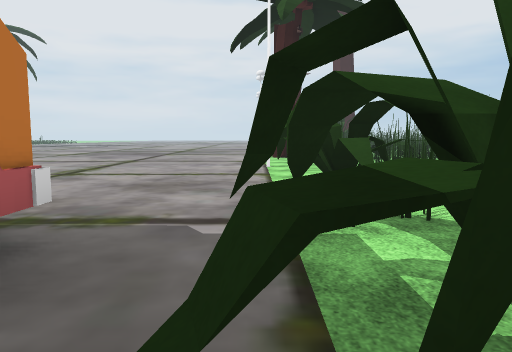
[1] (above)

24 first-person views from a walk through a Unity game level. The camera is 1.4 m above the floor, tilts 6° down and sees 70° across. The floor is counted in squares, 2 m on a side. Each view is taken from the middle of a square. On the plan, view 1 faces up. The plan holds only what a view shows up to about 11 squares ahead; the rest is blank. The place goes on beyond the plan. The player character is not drawn. Some animated figures are not drawn. Some surface patterns are stand-ins.

[2]
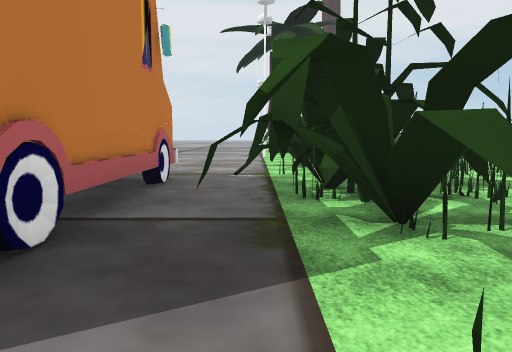

[3]
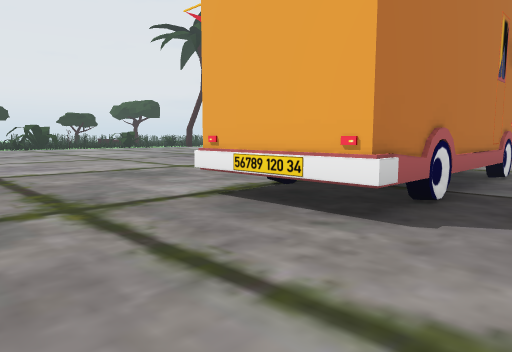

[4]
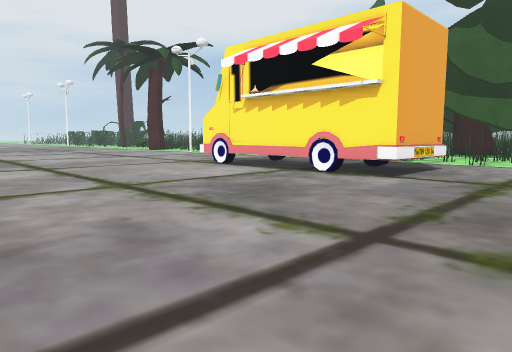

[5]
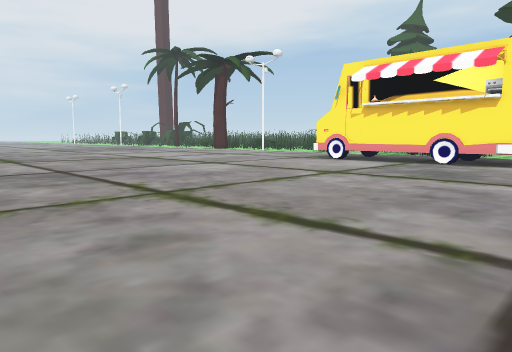

[6]
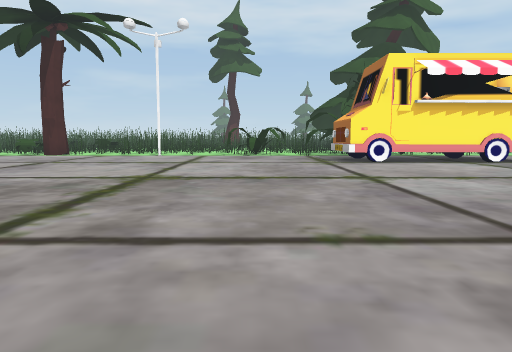

[7]
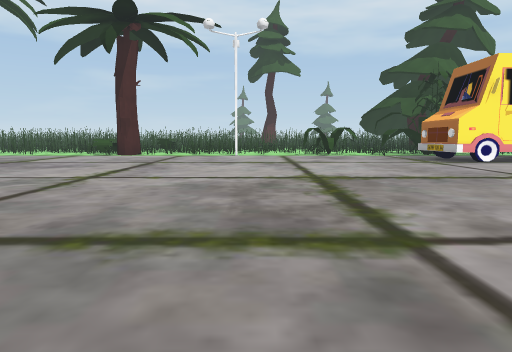

[8]
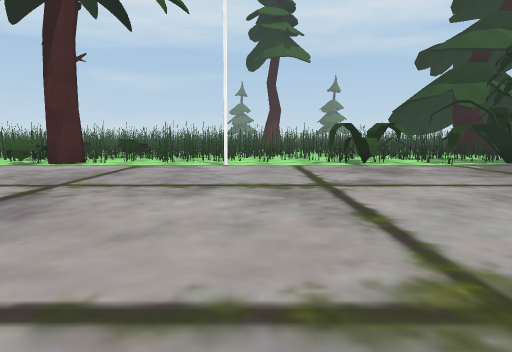

[9]
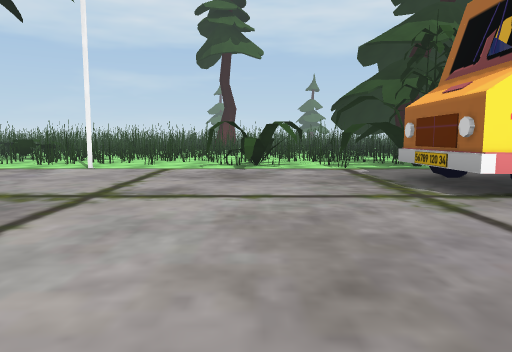

[10]
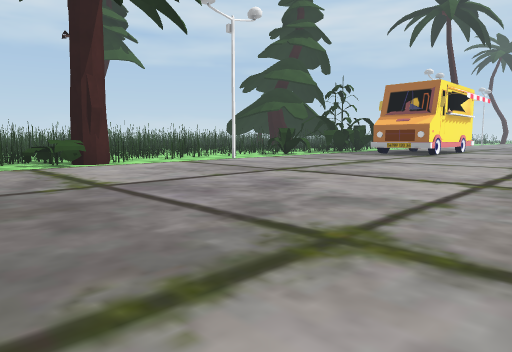

[11]
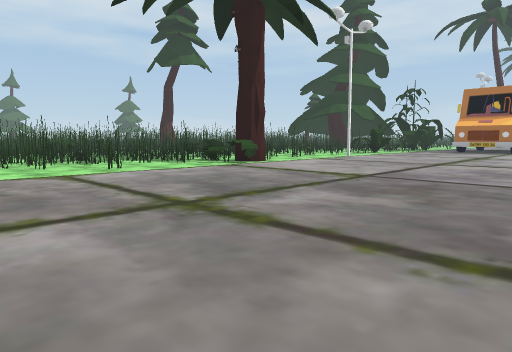

[12]
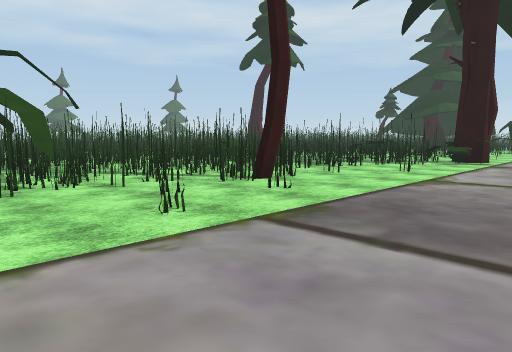

[13]
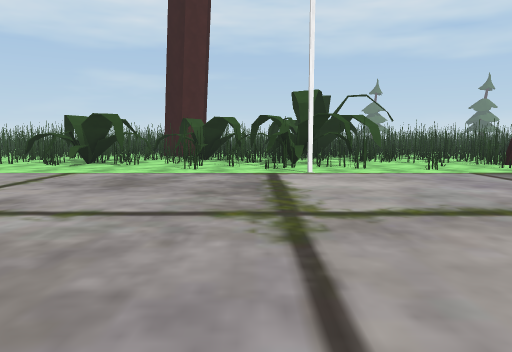

[14]
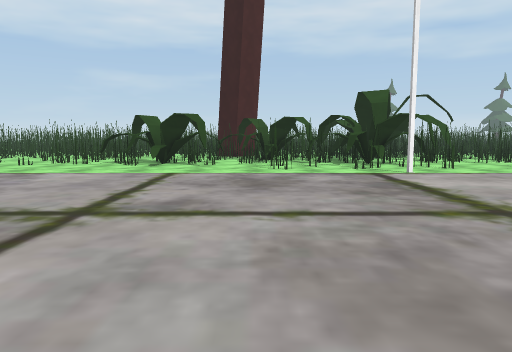

[15]
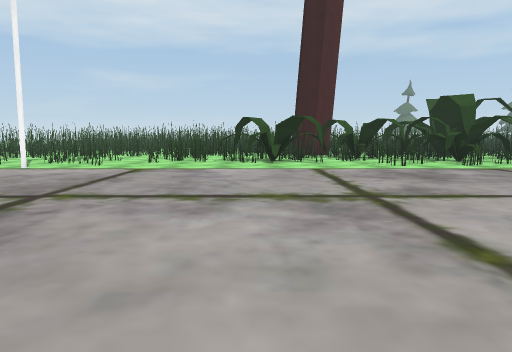

[16]
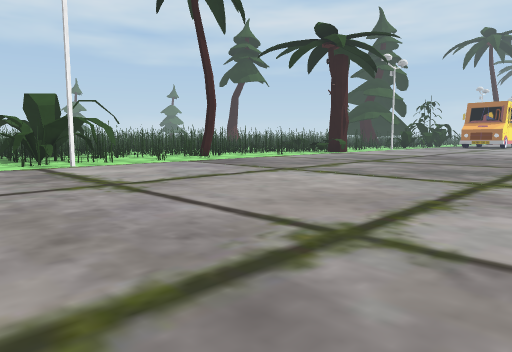

[17]
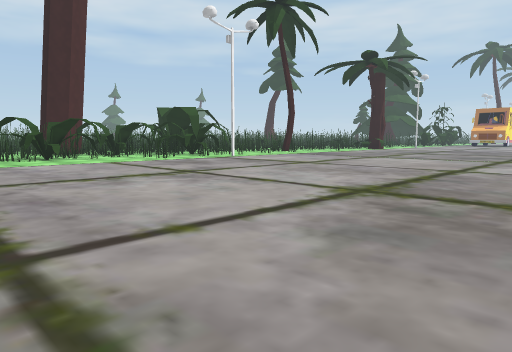

[18]
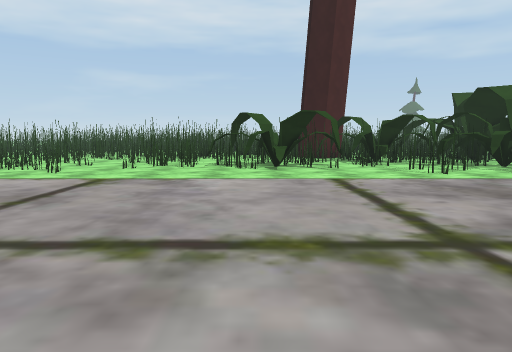

[19]
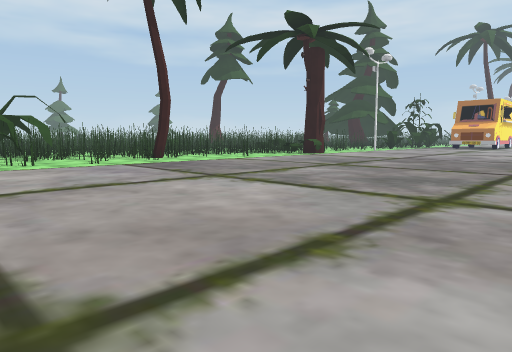

[20]
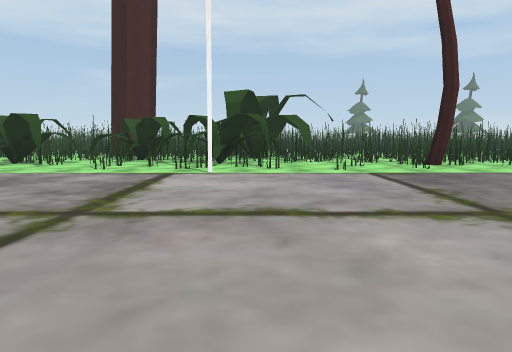

[21]
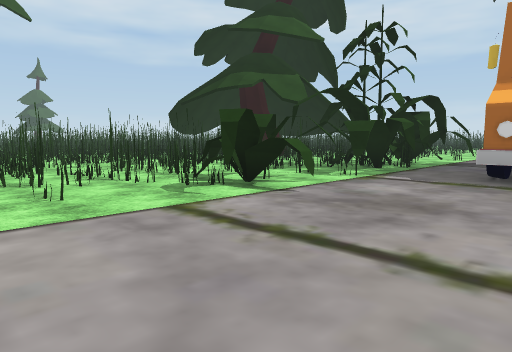

[22]
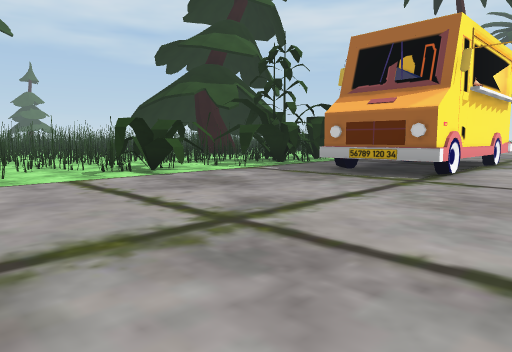

[23]
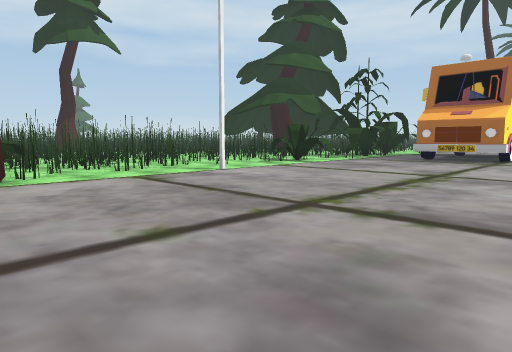

[24]
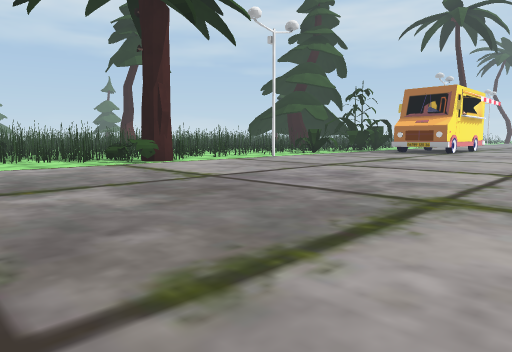

### Floor plan
Key: @ floor where view 1 was taken; # wall or solid block; . floor; = window, fence, low wall or low ledge; O other object.
Columns run from 14 left of view 1 to 4 right of it. Each row starts with its distance up from view 1.
 36            ....==#
 35     ....  ......=##
 34     .............##
 33     .............O#
 32     ............#O#
 31      ............O#
 30      ...........OO#
 29      ...........##O
 28      ..........##OO
 27      ..........=OOO
 26      ..........##OO
 25      ..........####
 24      ............##
 23       .........=.#
 22       ..........##
 21       ..........##
 20       ..........O#
 19      ...........##
 18      ............#
 17      ............#
 16      ...........##
 15      ...........##
 14      ..........O#
 13       .........##
 12      ..........##
 11     ...........##
 10   ..............##
  9  .............#.###
  8 ................=##
  7  .................=
  6  ..............O=##
  5 ..............OOO##
  4  ..............OO#
  3  ..............###
  2  .........OOO...##
  1  .........OOO.###
  0  .........# O.@O#
 -1  .........# O.###
 -2 ..........#OO.###
 -3 ..........  O..###
 -4 ................ #
 -5 ...............
 -6     ....   ....

Where each view was taken, in squares from view 1:
view 1: 0 up, 0 right, facing up
view 2: 4 down, 0 right, facing up
view 3: 6 down, 0 right, facing up-left
view 4: 6 down, 10 left, facing up-right
view 5: 5 down, 14 left, facing up-right
view 6: 5 up, 14 left, facing right
view 7: 8 up, 14 left, facing right
view 8: 8 up, 9 left, facing right
view 9: 5 up, 8 left, facing right
view 10: 17 up, 9 left, facing down-right
view 11: 21 up, 7 left, facing down-right
view 12: 25 up, 2 left, facing down-right
view 13: 27 up, 7 left, facing right
view 14: 29 up, 7 left, facing right
view 15: 32 up, 8 left, facing right
view 16: 29 up, 9 left, facing down-right
view 17: 35 up, 10 left, facing down-right
view 18: 32 up, 6 left, facing right
view 19: 27 up, 9 left, facing down-right
view 20: 25 up, 7 left, facing right
view 21: 9 up, 3 left, facing down-right
view 22: 9 up, 6 left, facing down-right
view 23: 14 up, 6 left, facing down-right
view 24: 19 up, 9 left, facing down-right
